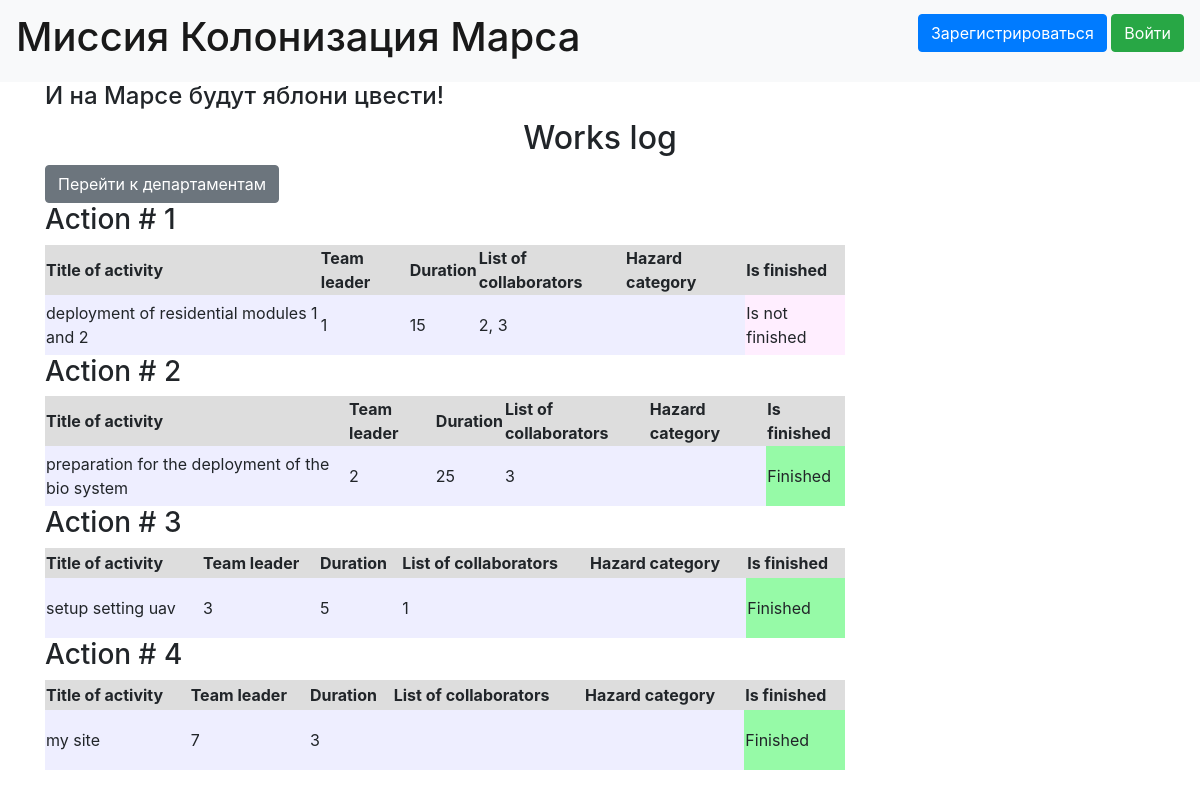
The app's page /, older data.
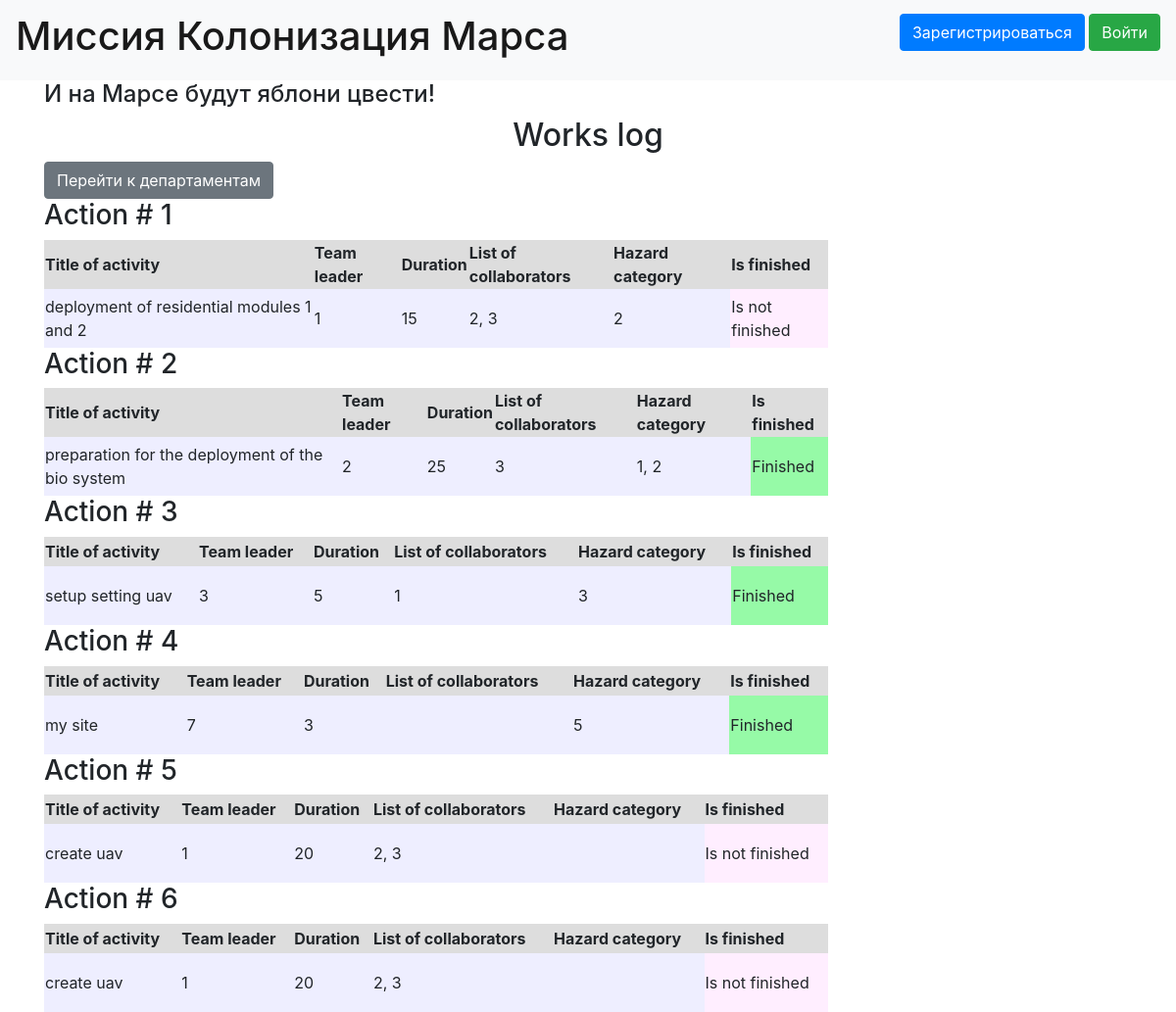
The same page, newer data.
### data/jobs.py (models this page shows)
class Jobs(SqlAlchemyBase, SerializerMixin):
    __tablename__ = 'jobs'
    id = sqlalchemy.Column(sqlalchemy.Integer, primary_key=True, autoincrement=True)
    team_leader = sqlalchemy.Column(sqlalchemy.Integer, sqlalchemy.ForeignKey("users.id"))
    job = sqlalchemy.Column(sqlalchemy.String, nullable=True)
    work_size = sqlalchemy.Column(sqlalchemy.Integer, nullable=True)
    collaborators = sqlalchemy.Column(sqlalchemy.String, nullable=True)
    start_date = sqlalchemy.Column(sqlalchemy.DateTime, nullable=True)
    end_date = sqlalchemy.Column(sqlalchemy.DateTime, nullable=True)
    is_finished = sqlalchemy.Column(sqlalchemy.Boolean, nullable=True)
    user = orm.relationship('User')
    hazard = orm.relationship("Hazard",
                              secondary="job_to_hazard",
                              backref="jobs")
    def get_hazard_categories(self):
        return ', '.join([str(i.id) for i in self.hazard])

### data/hazard.py (models this page shows)
class Hazard(SqlAlchemyBase, SerializerMixin):
    __tablename__ = 'hazards'
    id = sqlalchemy.Column(sqlalchemy.Integer, primary_key=True,
                           autoincrement=True)
    name = sqlalchemy.Column(sqlalchemy.String, nullable=True)

### main.py (the view)
@app.route("/")
def index():
    session = db_session.create_session()
    list_work = list(session.query(Jobs))
    return render_template('index.html', list_work=list_work)

### data/db_session.py (called while the page is built)
def create_session() -> Session:
    global __factory
    return __factory()

### templates/index.html (shortened to what this page needs)
{% extends "base.html" %}
{% block content %}
<h2 align="center">Works log</h2>
<a href="departments" class="btn btn-secondary">Перейти к департаментам</a>
{% for job in list_work%}
<h3>Action # {{ job.id }}</h3>
<div>
    <table width="800px">
        <tr bgcolor='#dddddd' height="30px">
            <th>Title of activity</th>
            <th>Team leader</th>
            <th>Duration</th>
            <th>List of collaborators</th>
            <th>Hazard category</th>
            <th>Is finished</th>
        </tr>
        <tr bgcolor='#eeeeff' height="60px">
            <td>{{job.job}}</td>
            <td>{{job.team_leader}}</td>
            <td>{{job.work_size}}</td>
            <td>{{job.collaborators}}</td>
            <td>{{job.get_hazard_categories()}}</td>
            {% if job.is_finished %}
            <td bgcolor='#96faa7'>Finished</td>
            {% else %}
            <td bgcolor='#ffeeff'>Is not finished</td>
            {% endif %}
        </tr>
    </table>
</div>
{% endfor %}
{% endblock %}

### templates/base.html (shortened to what this page needs)
<!doctype html>
<html lang="en">
<head>
    <link rel="stylesheet"
          href="https://stackpath.bootstrapcdn.com/bootstrap/4.4.1/css/bootstrap.min.css"
>
    <link rel="stylesheet" type="text/css" href="{{url_for('static', filename='css/style.css')}}" />
</head>
<body>
<header>
    <nav class="navbar navbar-light bg-light">
        <a class="navbar-brand" href="#"><h1> Миссия Колонизация Марса</h1></a>
        {% if current_user.is_authenticated %}
    <a class="navbar-brand" href="/logout">{{ current_user.name }}</a>
{% else %}
    <p>
        <a class="btn btn-primary " href="/register">Зарегистрироваться</a>
        <a class="btn btn-success" href="/login">Войти</a>
    </p>
{% endif %}
    </nav>
</header>
<main role="main" class="container">
    <h4>И на Марсе будут яблони цвести!</h4>
    {% block content %}{% endblock %}
</main>
</body>
</html>

Row changes from the older to the newer data that the page shows:
shown differently, row unchanged: Jobs "deployment of residential modules 1 and 2": get_hazard_categories (not shown) → "2"
shown differently, row unchanged: Jobs "preparation for the deployment of the bio system": get_hazard_categories (not shown) → "1, 2"
shown differently, row unchanged: Jobs "setup setting uav": get_hazard_categories (not shown) → "3"
shown differently, row unchanged: Jobs "my site": get_hazard_categories (not shown) → "5"
added Jobs: id "5", job "create uav", team_leader "1", work_size "20", collaborators "2, 3", is_finished "Is not finished"
added Jobs: id "6", job "create uav", team_leader "1", work_size "20", collaborators "2, 3", is_finished "Is not finished"
